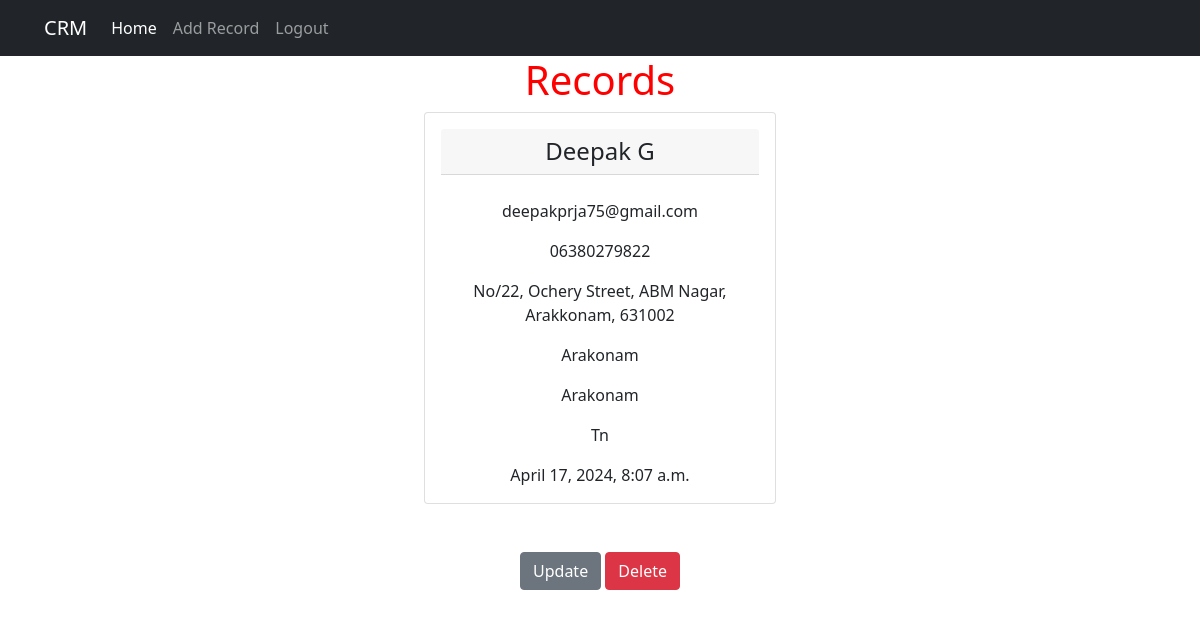
/record/9 (signed in), run on the app's committed database.
### website/models.py (models this page shows, shortened)
class dcrmDb2(models.Model):
    dateCreated = models.DateTimeField(auto_now_add = True)
    firstName = models.CharField(max_length=100)
    lastName =  models.CharField(max_length=100)
    email = models.EmailField(max_length = 100)
    phoneNo = models.CharField(max_length = 15)
    address = models.CharField(max_length=250)
    city = models.CharField(max_length=100)
    state = models.CharField(max_length=100)
    pinCode = models.CharField(max_length=10)

### website/views.py (the view)
# urls.py: path('record/<int:pk>', views.customerRecord, name='record' ),
def customerRecord(request, pk):
    if request.user.is_authenticated:
        customerRecord = dcrmDb2.objects.get(id=pk)
        return render(request, 'record.html', {'customerRecord': customerRecord})
    else:
        messages.success(request, "Must be logged in")
        return redirect('home')

### website/Templates/record.html
{% extends 'base.html'%}
{% block content %}
{% load static %}
<link rel="stylesheet" href="{% static 'css/style.css' %}">
<div class="col-md-6 offset-md-3" style="text-align: center;">
    <h1> Records</h1>
    <center>
        <div class="card" style="width: 22rem;">
            <div class="card-body">
            <h4 class="card-header card-title">{{ customerRecord.firstName }} {{ customerRecord.lastName }}</h4>
                <br>
            <p class="card-text">{{ customerRecord.email }}</p>
            <p class="card-text">{{ customerRecord.phoneNo }}</p>
            <p class="card-text">{{ customerRecord.address }}</p>
            <p class="card-text">{{ customerRecord.city }}</p>
            <p class="card-text">{{ customerRecord.city }}</p>
            <p class="card-text">{{ customerRecord.state }}</p>
            <p class="card-text">{{ customerRecord.dateCreated }}</p>
            </div>
        </div>
        <br><br></center>
      <a href="{% url 'UpdateRecord' customerRecord.id %}" class="btn btn-secondary">Update</a>
      <a href="{% url 'deleteRecord' customerRecord.id %}" class="btn btn-danger">Delete</a>
    </div>
{% endblock %}

### website/static/css/style.css (style rules this page uses)
h1 { color: red; size: 100px; }

### data on the page
dcrmDb2: firstName "Deepak", lastName "G", email "deepakprja75@gmail.com", phoneNo "06380279822", address "No/22, Ochery Street, ABM Nagar, Arakkonam, 631002", city "Arakonam", state "Tn", dateCreated "April 17, 2024, 8:07 a.m."
